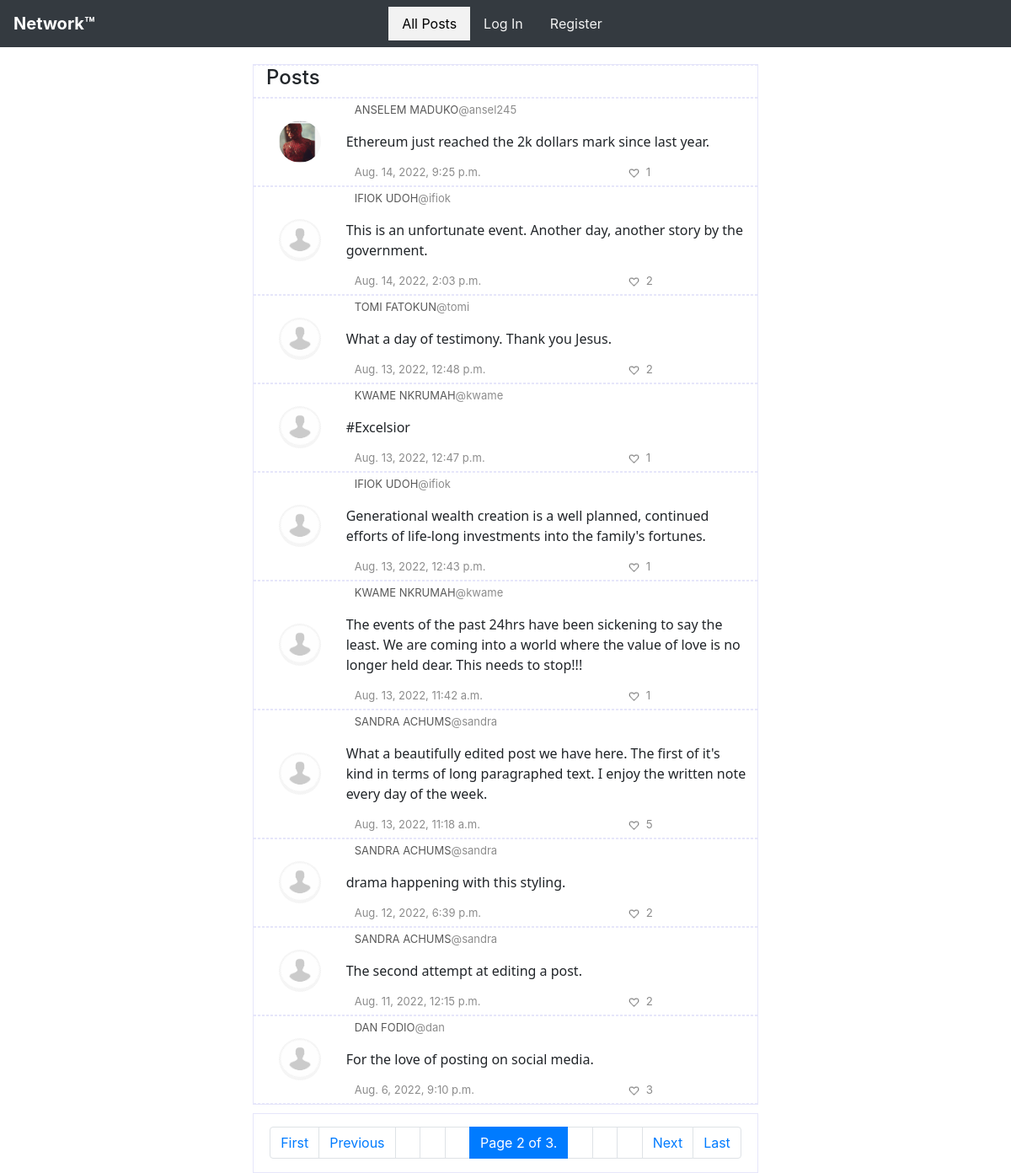
Screenshot of /?page=2 with the database file from the repository.
### network/models.py (models this page shows)
class Post(models.Model):
    post = models.CharField(max_length=255, blank=False, editable=True)
    user = models.ForeignKey(User, related_name="posted_by", on_delete=models.CASCADE)
    timestamp = models.DateTimeField(auto_now=True, null=False)

class User(AbstractUser):
    bio = models.CharField(max_length=255, blank=True)
    photo = models.ImageField(upload_to='profile/photos', blank=True)

### network/views.py (the view)
# urls.py: path("", views.index, name="index"),
def index(request):
    posts = Post.objects.all().order_by("-timestamp")
    meta = {
            "components_to_show" : ("make_post","posts")
        }
    return load_posts(request=request, posts=posts, meta_data=meta)

### network/views.py (called while the page is built)
def load_posts(request, posts, user_likes=None,
    meta_data={
        "components_to_show" : None,
        "profile_user" : None,
        "follows_user" : None,
        "followers_count": 0,
        "count_user_follows": 0
    }):
    if request.user.is_authenticated :
        likes = Like.objects.filter(user=request.user)
        user_likes = [like.post.id for like in likes]
    else:
        print("The user is not authenticated.")
    paginator = Paginator(posts, 10)
    page_number = 1
    try:
        page_number = request.GET.get('page')
    except Exception:
        print("The paginator page number threw and exception.")
        traceback.print_exc
    new_posts = paginator.get_page(page_number)
    return render(request, "network/index.html", {
        "posts" : new_posts,
        "user_likes" : user_likes,
        "meta" : meta_data
    })

### network/templates/network/index.html (shortened to what this page needs)
{% extends "network/layout.html" %}
{% load static %}
{% block body %}
    {% if 'posts' in meta.components_to_show %}
            <div class="container" style="margin: 20px auto 10px auto;">
                <div class="row  align-items-center post">
                    <div class="col">
                        <h4>Posts</h4>
                    </div>
                </div>
                {% for post in posts %}
                    <div class="row  align-items-center post">
                        <div class="col-2 justify-content-center" style="padding: 10px 30px;">
                            {% if post.user.photo %}
                                <img width="50" height="50" style="border-radius: 60px;" src="{{ post.user.photo.url }}" alt=""  />
                            {% else %}
                                <img width="50" height="50" style="border-radius: 60px;" src="{% static 'network/img/user.png' %}" alt=""  />
                            {% endif %}
                        </div>
                        <div class="col-10">
                            <div class="row align-items-start post_meta">
                                <div class="col-10">
                                    <a class="fullname" href="{% url 'profile' post.user.username %}">{{ post.user.first_name|upper }} {{ post.user.last_name|upper }}</a><span class="username">@{{post.user}}</span>
                                </div>
                            </div>
                            <div class="row align-items-center" id="post_div">
                                <div class="col-12 post_content">{{post.post}}</div>
                            </div>
                            <div class="row  align-items-end post_meta_bottom">
                                <div class="col-8">
                                    <div class="username">{{post.timestamp}}</div>
                                </div>
                                <div class="col-2 ">
                                    {% if not user.is_authenticated or not post.id in user_likes %}
                                         <img src="{% static 'network/img/translike.png' %}" data-postid="{{post.id}}" class="mylikes_unlike btn_like post_meta_items_unlike"  />&nbsp;&nbsp;<span class="likes">{{post.likes.count}}</span>
                                    {% else %}
                                        <img src="{% static 'network/img/red.png' %}" data-postid="{{post.id}}" class="mylikes_like btn_like post_meta_items_like" />&nbsp;&nbsp;<span class="likes">{{post.likes.count}}</span>
                                    {% endif %}
                                </div>
                            </div>
                        </div>
                    </div>
                {% empty %}
                        <div class="row" style="padding: 20px;">
                            <div class="col">
                                <h7>No posts to display. Follow other users to see their posts.</h7>
                            </div>
                        </div>
                {% endfor %}
            </div>
        {% if posts.paginator.num_pages > 1 %}
            <div class="container align-items-center" >
                <nav style="margin-top:15px;">
                    <ul class="pagination justify-content-center">
                        {% if posts.has_previous %}
                            <li class="page-item">
                                <a class="page-link" href="?page=1" tabindex="-1">First</a>
                            </li>
                            <li class="page-item">
                                <a class="page-link" href="?page={{ posts.previous_page_number }}" tabindex="-1">Previous</a>
                            </li>
                        {% endif %}
                            <li class="page-item disabled">
                                <a class="page-link" href="#" tabindex="-1">&nbsp;</a>
                            </li>
                            <li class="page-item disabled">
                                <a class="page-link" href="#" tabindex="-1">&nbsp;</a>
                            </li>
                            <li class="page-item disabled">
                                <a class="page-link" href="#" tabindex="-1">&nbsp;</a>
                            </li>
                        <li class="page-item active">
                          <a class="page-link" href="#">Page {{ posts.number }} of {{ posts.paginator.num_pages }}. <span class="sr-only">(current)</span></a>
                        </li>
                            <li class="page-item disabled">
                                <a class="page-link" href="#" tabindex="-1">&nbsp;</a>
                            </li>
                            <li class="page-item disabled">
                                <a class="page-link" href="#" tabindex="-1">&nbsp;</a>
                            </li>
                            <li class="page-item disabled">
                                <a class="page-link" href="#" tabindex="-1">&nbsp;</a>
                            </li>
                        {% if posts.has_next %}
                            <li class="page-item">
                                <a class="page-link" href="?page={{ posts.next_page_number }}" tabindex="-1">Next</a>
                            </li>
                            <li class="page-item">
                                <a class="page-link" href="?page={{ posts.paginator.num_pages }}" tabindex="-1">Last</a>
                            </li>
                        {% endif %}
                    </ul>
                </nav>
            </div>
        {% endif %}
    {% endif %}
{% endblock %}

### network/static/network/styles/styles.css (style rules this page uses)
@media (min-width: 1200px) { .container { max-width: 600px; } }
.container { border:.1px solid lavender; }
.fullname { color:#595959; font-size: small; text-decoration: none; }
.username { color:#8c8c8c; font-size: small; }
.post_content { padding:10px; font-family: "Segoe UI", Roboto, Helvetica, Arial, sans-serif; }
.post_meta { padding: 0px 5px 5px 5px; }
.btn_like { align-items: center; vertical-align: middle; }
.post_meta_items_unlike { width: 13px; height: 13px; }
.post_meta_bottom { color:#8c8c8c; font-size: smaller; padding:5px; }
.post { border-top: 1px dashed lavender; border-bottom: 1px dashed lavender; }

### rows the page displays
Post: user.photo (picture), user.first_name "ANSELEM", user.last_name "MADUKO", user "ansel245", post "Ethereum just reached the 2k dollars mark since last year.", timestamp "Aug. 14, 2022, 9:25 p.m.", likes.count "1"
Post: user.first_name "IFIOK", user.last_name "UDOH", user "ifiok", post "This is an unfortunate event. Another day, another story by the government.", timestamp "Aug. 14, 2022, 2:03 p.m.", likes.count "2"
Post: user.first_name "TOMI", user.last_name "FATOKUN", user "tomi", post "What a day of testimony. Thank you Jesus.", timestamp "Aug. 13, 2022, 12:48 p.m.", likes.count "2"
Post: user.first_name "KWAME", user.last_name "NKRUMAH", user "kwame", post "#Excelsior", timestamp "Aug. 13, 2022, 12:47 p.m.", likes.count "1"
Post: user.first_name "IFIOK", user.last_name "UDOH", user "ifiok", post "Generational wealth creation is a well planned, continued efforts of life-long investments into the family's fortunes.", timestamp "Aug. 13, 2022, 12:43 p.m.", likes.count "1"
Post: user.first_name "KWAME", user.last_name "NKRUMAH", user "kwame", post "The events of the past 24hrs have been sickening to say the least. We are coming into a world where the value of love is no longer held dear. This needs to stop!!!", timestamp "Aug. 13, 2022, 11:42 a.m.", likes.count "1"
Post: user.first_name "SANDRA", user.last_name "ACHUMS", user "sandra", post "What a beautifully edited post we have here. The first of it's kind in terms of long paragraphed text. I enjoy the written note every day of the week.", timestamp "Aug. 13, 2022, 11:18 a.m.", likes.count "5"
Post: user.first_name "SANDRA", user.last_name "ACHUMS", user "sandra", post "drama happening with this styling.", timestamp "Aug. 12, 2022, 6:39 p.m.", likes.count "2"
Post: user.first_name "SANDRA", user.last_name "ACHUMS", user "sandra", post "The second attempt at editing a post.", timestamp "Aug. 11, 2022, 12:15 p.m.", likes.count "2"
Post: user.first_name "DAN", user.last_name "FODIO", user "dan", post "For the love of posting on social media.", timestamp "Aug. 6, 2022, 9:10 p.m.", likes.count "3"

### other values shown
{{ posts.number }} "2"
{{ posts.paginator.num_pages }} "3"
